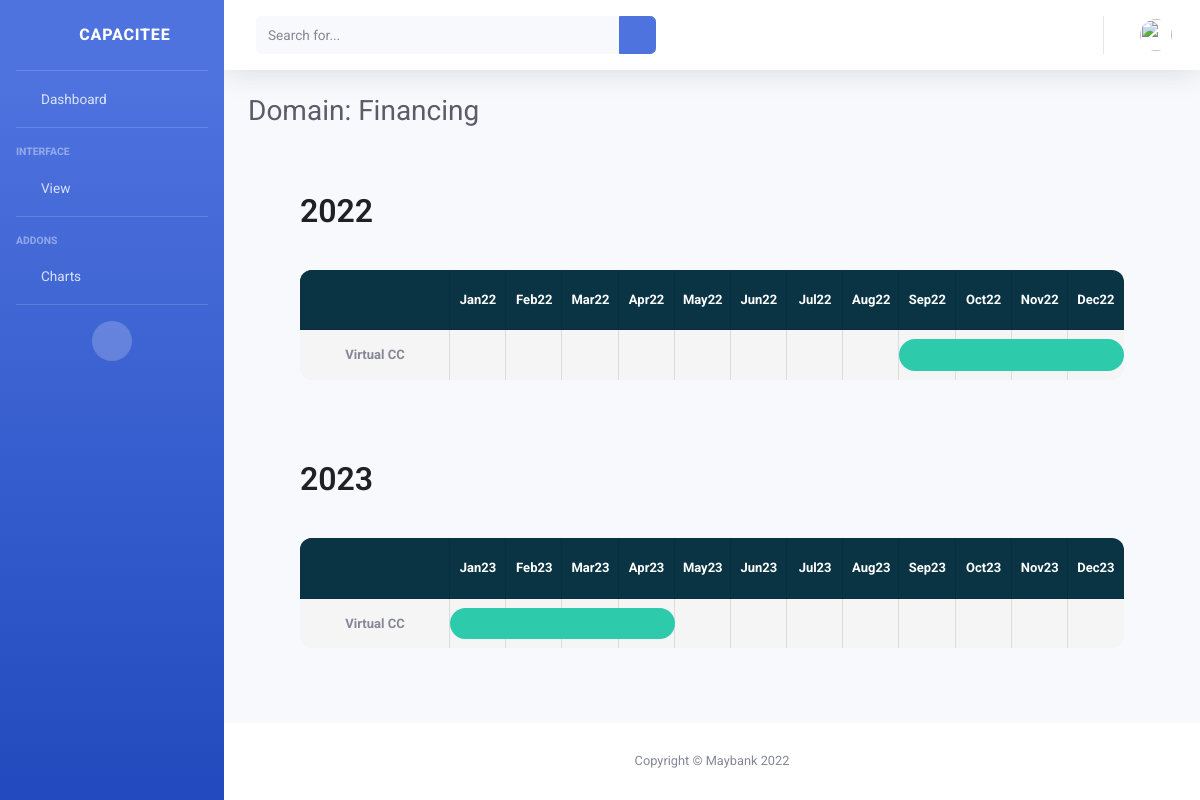
The page /domains/3 on the database its author committed.
### app/models.py (models this page shows, shortened)
class Domain(models.Model):
    name = models.CharField(max_length=100)
    description = models.CharField(max_length=200)
    tribe = models.ForeignKey(Tribe, on_delete=models.CASCADE)
    sprints = models.ManyToManyField(Sprint)
    def sprints_map(self):
        sprint_map = defaultdict(list)
        for sprint in self.sprints.all().order_by('year', 'order'):
            sprint_map[sprint.year].append(sprint)
        return sprint_map.items()

class Sprint(models.Model):
    name = models.CharField(max_length=20)
    start = models.DateField('Sprint Start')
    end = models.DateField('Sprint End')
    year = models.IntegerField(default=2022)
    order = models.IntegerField(max_length=2, default=0)
    def __str__(self):
        return self.name

class Initiative(models.Model):
    class InitiativeStatus(models.TextChoices):
        NOT_STARTED = '0', _('Not Started')
        DEMAND = '1', _('Demand')
        IN_DEVELOPMENT = '2', _('In Development')
        DEPLOYED = '3', _('Deployed')
    name = models.CharField(max_length=100)
    description = models.CharField(max_length=200)
    planned_for = models.DateField('Planned For')
    squad = models.ForeignKey(Squad, on_delete=models.CASCADE, blank=True, null=True)
    domain = models.ForeignKey(Domain, on_delete=models.CASCADE)
    sprints = models.ManyToManyField(Sprint)
    status = models.CharField(max_length=2, choices=InitiativeStatus.choices, default=InitiativeStatus.NOT_STARTED)
    def __str__(self):
        return self.name
    def sprints_map(self):
        sprint_map = defaultdict(list)
        for sprint in self.sprints.all().order_by('year', 'order'):
            sprint_map[sprint.year].append(sprint)
        return sprint_map.items()
    def sprint_style(self):
        duration_map = {}
        for yr, sprints in self.sprints_map():
            start = sprints[0].order
            end = sprints[-1].order + 1
            duration_map[yr] = 'grid-column: ' + str(start) + '/' + str(end) + '; background-color: #2ecaac;'
        print(duration_map)
        return duration_map

### app/views.py (the view)
# urls.py: path('domains/<int:pk>', views.DomainDetailView.as_view())
class DomainDetailView(generic.DetailView):
    model = Domain
    template_name = 'domain_detail.html'

### app/templates/domain_detail.html (shortened to what this page needs)
<!DOCTYPE html>
<html lang="en">
<head>
    {% include "head_part.html" %}
</head>
<body id="page-top">
<div id="wrapper">
    {% include "sidebar_part2.html" %}
    <div id="content-wrapper" class="d-flex flex-column">
        <div id="content">
            {% include "topbar_part.html" %}
            <div class="container-fluid">
                <div class="d-sm-flex align-items-center justify-content-between mb-4">
                    <h1 class="h3 mb-0 text-gray-800">Domain: {{ domain.name }}</h1>
                </div>
                <div class="row">
                    <div class='container-fluid'>
                        {% for yr, sprints in domain.sprints_map %}
                            <div class="wrapper">
                                <div class="header">
                                    <h2>{{ yr }}</h2>
                                </div>
                                <div class="gantt">
                                    <div class="gantt__row gantt__row--months">
                                        <div class="gantt__row-first"></div>
                                        {% for sprint in sprints %}
                                            <span>{{ sprint }}</span>
                                        {% endfor %}
                                    </div>
                                    <div class="gantt__row gantt__row--lines" data-month="5">
                                        {% for sprint in sprints %}
                                            <span></span>
                                        {% endfor %}
                                    </div>
                                    {% for initiative in domain.initiative_set.all %}
                                        <div class="gantt__row">
                                            <div class="gantt__row-first">
                                                {{ initiative }}
                                            </div>
                                            <ul class="gantt__row-bars">
                                                {% for year, st in initiative.sprint_style.items %}
                                                    {% if year == yr %}
                                                        <li style="{{ st }}">
                                                        </li>
                                                    {% endif %}
                                                {% endfor %}
                                            </ul>
                                        </div>
                                    {% endfor %}
                                </div>
                            </div>
                        {% endfor %}
                    </div>
                </div>
            </div>
        </div>
        {% include "footer_part.html" %}
    </div>
</div>
</body>
</html>

### app/static/css/gantt.css (style rules this page uses)
body, html { font-family: "Roboto", sans-serif; background-color: #cddade; height: 100%; -webkit-font-smoothing: antialiased; -moz-osx-font-smoothing: grayscale; }
.header { color: #202125; margin-bottom: 40px; }
.header h2 { font-weight: 600; }
.wrapper { max-width: 1200px; min-width: 700px; margin: 0 auto; padding: 40px; }
.gantt { display: grid; border: 0; border-radius: 12px; position: relative; overflow: hidden; box-sizing: border-box; box-shadow: 0 75px 125px -57px #7e8f94; }
.gantt__row { display: grid; grid-template-columns: 150px 1fr; background-color: #fff; }
.gantt__row:nth-child(odd) { background-color: #f5f5f5; }
.gantt__row:nth-child(odd) .gantt__row-first { background-color: #f5f5f5; }
.gantt__row:nth-child(3) .gantt__row-bars { border-top: 0; }
.gantt__row:nth-child(3) .gantt__row-first { border-top: 0; }
.gantt__row--lines { position: absolute; height: 100%; width: 100%; background-color: transparent; grid-template-columns: 150px repeat(12, 1fr); }
.gantt__row--lines span { display: block; border-right: 1px solid rgba(0, 0, 0, 0.1); }
.gantt__row--lines:after { grid-row: 1; grid-column: 0; background-color: #1688b3 45; z-index: 2; height: 100%; }
.gantt__row--months { color: #fff; background-color: #0a3444 !important; border-bottom: 1px solid rgba(0, 0, 0, 0.1); grid-template-columns: 150px repeat(12, 1fr); }
.gantt__row--months .gantt__row-first { border-top: 0 !important; background-color: #0a3444 !important; }
.gantt__row--months span { text-align: center; font-size: 13px; align-self: center; font-weight: bold; padding: 20px 0; }
.gantt__row-first { background-color: #fff; border-width: 1px 0 0 0; border-color: rgba(0, 0, 0, 0.1); border-style: solid; padding: 15px 0; font-size: 13px; font-weight: bold; text-align: center; }
.gantt__row-bars { list-style: none; display: grid; padding: 9px 0; margin: 0; grid-template-columns: repeat(12, 1fr); grid-gap: 8px 0; border-top: 1px solid rgba(221, 221, 221, 0.8); }
.gantt__row-bars li { font-weight: 500; text-align: left; font-size: 14px; min-height: 15px; background-color: #55de84; padding: 5px 12px; color: #fff; overflow: hidden; position: relative; cursor: pointer; border-radius: 20px; }
.gantt__row-bars li:before, .gantt__row-bars li:after { content: ""; height: 100%; top: 0; z-index: 4; position: absolute; background-color: rgba(0, 0, 0, 0.3); }
.gantt__row-bars li:before { left: 0; }
.gantt__row-bars li:after { right: 0; }

### rows shown on the page
Domain: name "Financing"
Sprint: year "2022", name "Jan22"
Sprint: name "Feb22"
Sprint: name "Mar22"
Sprint: name "Apr22"
Sprint: name "May22"
Sprint: name "Jun22"
Sprint: name "Jul22"
Sprint: name "Aug22"
Sprint: name "Sep22"
Sprint: name "Oct22"
Sprint: name "Nov22"
Sprint: name "Dec22"
Initiative: name "Virtual CC"
Sprint: year "2023", name "Jan23"
Sprint: name "Feb23"
Sprint: name "Mar23"
Sprint: name "Apr23"
Sprint: name "May23"
Sprint: name "Jun23"
Sprint: name "Jul23"
Sprint: name "Aug23"
Sprint: name "Sep23"
Sprint: name "Oct23"
Sprint: name "Nov23"
Sprint: name "Dec23"
